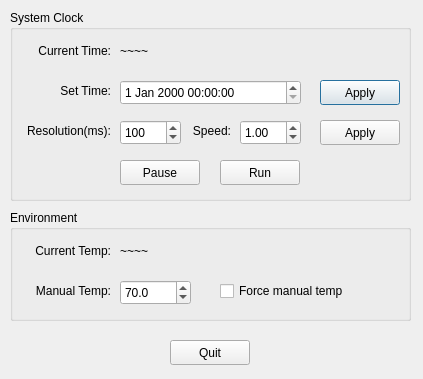
<?xml version="1.0" encoding="UTF-8"?>
<ui version="4.0">
 <class>SystemSettingsDialog</class>
 <widget class="QDialog" name="SystemSettingsDialog">
  <property name="geometry">
   <rect>
    <x>0</x>
    <y>0</y>
    <width>423</width>
    <height>379</height>
   </rect>
  </property>
  <property name="windowTitle">
   <string>System Properties</string>
  </property>
  <widget class="QGroupBox" name="timeGroupBox">
   <property name="geometry">
    <rect>
     <x>10</x>
     <y>10</y>
     <width>401</width>
     <height>191</height>
    </rect>
   </property>
   <property name="title">
    <string>System Clock</string>
   </property>
   <widget class="QDateTimeEdit" name="newTimeInput">
    <property name="geometry">
     <rect>
      <x>110</x>
      <y>70</y>
      <width>181</width>
      <height>25</height>
     </rect>
    </property>
   </widget>
   <widget class="QLabel" name="label">
    <property name="geometry">
     <rect>
      <x>10</x>
      <y>30</y>
      <width>91</width>
      <height>21</height>
     </rect>
    </property>
    <property name="text">
     <string>Current Time:</string>
    </property>
    <property name="alignment">
     <set>Qt::AlignRight|Qt::AlignTrailing|Qt::AlignVCenter</set>
    </property>
   </widget>
   <widget class="QLabel" name="label_2">
    <property name="geometry">
     <rect>
      <x>10</x>
      <y>70</y>
      <width>91</width>
      <height>21</height>
     </rect>
    </property>
    <property name="text">
     <string>Set Time:</string>
    </property>
    <property name="alignment">
     <set>Qt::AlignRight|Qt::AlignTrailing|Qt::AlignVCenter</set>
    </property>
   </widget>
   <widget class="QLabel" name="curTimeLabel">
    <property name="geometry">
     <rect>
      <x>110</x>
      <y>30</y>
      <width>191</width>
      <height>21</height>
     </rect>
    </property>
    <property name="text">
     <string>~~~~</string>
    </property>
   </widget>
   <widget class="QPushButton" name="applyTimeButton">
    <property name="geometry">
     <rect>
      <x>310</x>
      <y>70</y>
      <width>80</width>
      <height>25</height>
     </rect>
    </property>
    <property name="text">
     <string>Apply</string>
    </property>
   </widget>
   <widget class="QPushButton" name="pauseButton">
    <property name="geometry">
     <rect>
      <x>110</x>
      <y>150</y>
      <width>80</width>
      <height>25</height>
     </rect>
    </property>
    <property name="text">
     <string>Pause</string>
    </property>
   </widget>
   <widget class="QPushButton" name="playButton">
    <property name="geometry">
     <rect>
      <x>210</x>
      <y>150</y>
      <width>80</width>
      <height>25</height>
     </rect>
    </property>
    <property name="text">
     <string>Run</string>
    </property>
   </widget>
   <widget class="QSpinBox" name="resolutionInput">
    <property name="geometry">
     <rect>
      <x>110</x>
      <y>110</y>
      <width>61</width>
      <height>25</height>
     </rect>
    </property>
    <property name="maximum">
     <number>999999</number>
    </property>
    <property name="singleStep">
     <number>10</number>
    </property>
    <property name="value">
     <number>100</number>
    </property>
   </widget>
   <widget class="QLabel" name="label_5">
    <property name="geometry">
     <rect>
      <x>0</x>
      <y>110</y>
      <width>101</width>
      <height>21</height>
     </rect>
    </property>
    <property name="text">
     <string>Resolution(ms):</string>
    </property>
    <property name="alignment">
     <set>Qt::AlignRight|Qt::AlignTrailing|Qt::AlignVCenter</set>
    </property>
   </widget>
   <widget class="QLabel" name="label_6">
    <property name="geometry">
     <rect>
      <x>170</x>
      <y>110</y>
      <width>51</width>
      <height>21</height>
     </rect>
    </property>
    <property name="text">
     <string>Speed:</string>
    </property>
    <property name="alignment">
     <set>Qt::AlignRight|Qt::AlignTrailing|Qt::AlignVCenter</set>
    </property>
   </widget>
   <widget class="QDoubleSpinBox" name="speedInput">
    <property name="geometry">
     <rect>
      <x>230</x>
      <y>110</y>
      <width>61</width>
      <height>25</height>
     </rect>
    </property>
    <property name="minimum">
     <double>0.010000000000000</double>
    </property>
    <property name="maximum">
     <double>9999.989999999999782</double>
    </property>
    <property name="singleStep">
     <double>0.100000000000000</double>
    </property>
    <property name="value">
     <double>1.000000000000000</double>
    </property>
   </widget>
   <widget class="QPushButton" name="applyClockPropsButton">
    <property name="geometry">
     <rect>
      <x>310</x>
      <y>110</y>
      <width>80</width>
      <height>25</height>
     </rect>
    </property>
    <property name="text">
     <string>Apply</string>
    </property>
   </widget>
  </widget>
  <widget class="QGroupBox" name="envGroupBox">
   <property name="geometry">
    <rect>
     <x>10</x>
     <y>210</y>
     <width>401</width>
     <height>111</height>
    </rect>
   </property>
   <property name="title">
    <string>Environment</string>
   </property>
   <widget class="QCheckBox" name="forceTempCheck">
    <property name="geometry">
     <rect>
      <x>210</x>
      <y>70</y>
      <width>161</width>
      <height>22</height>
     </rect>
    </property>
    <property name="text">
     <string>Force manual temp</string>
    </property>
   </widget>
   <widget class="QDoubleSpinBox" name="manualTempInput">
    <property name="geometry">
     <rect>
      <x>110</x>
      <y>70</y>
      <width>71</width>
      <height>25</height>
     </rect>
    </property>
    <property name="decimals">
     <number>1</number>
    </property>
    <property name="minimum">
     <double>-100.000000000000000</double>
    </property>
    <property name="maximum">
     <double>150.000000000000000</double>
    </property>
    <property name="value">
     <double>70.000000000000000</double>
    </property>
   </widget>
   <widget class="QLabel" name="label_3">
    <property name="geometry">
     <rect>
      <x>10</x>
      <y>30</y>
      <width>91</width>
      <height>21</height>
     </rect>
    </property>
    <property name="text">
     <string>Current Temp:</string>
    </property>
    <property name="alignment">
     <set>Qt::AlignRight|Qt::AlignTrailing|Qt::AlignVCenter</set>
    </property>
   </widget>
   <widget class="QLabel" name="label_4">
    <property name="geometry">
     <rect>
      <x>10</x>
      <y>70</y>
      <width>91</width>
      <height>21</height>
     </rect>
    </property>
    <property name="text">
     <string>Manual Temp:</string>
    </property>
    <property name="alignment">
     <set>Qt::AlignRight|Qt::AlignTrailing|Qt::AlignVCenter</set>
    </property>
   </widget>
   <widget class="QLabel" name="curTempLabel">
    <property name="geometry">
     <rect>
      <x>110</x>
      <y>30</y>
      <width>191</width>
      <height>21</height>
     </rect>
    </property>
    <property name="text">
     <string>~~~~</string>
    </property>
   </widget>
  </widget>
  <widget class="QPushButton" name="quitButton">
   <property name="geometry">
    <rect>
     <x>170</x>
     <y>340</y>
     <width>80</width>
     <height>25</height>
    </rect>
   </property>
   <property name="text">
    <string>Quit</string>
   </property>
  </widget>
  <zorder>envGroupBox</zorder>
  <zorder>timeGroupBox</zorder>
  <zorder>quitButton</zorder>
 </widget>
 <resources/>
 <connections/>
</ui>
